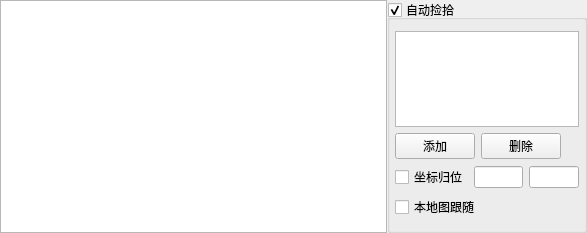
<?xml version="1.0" encoding="UTF-8"?>
<ui version="4.0">
 <class>GameItemsPosWgt</class>
 <widget class="QWidget" name="GameItemsPosWgt">
  <property name="geometry">
   <rect>
    <x>0</x>
    <y>0</y>
    <width>587</width>
    <height>233</height>
   </rect>
  </property>
  <property name="windowTitle">
   <string>GameItemsPosWgt</string>
  </property>
  <layout class="QHBoxLayout" name="horizontalLayout_2">
   <property name="spacing">
    <number>0</number>
   </property>
   <property name="leftMargin">
    <number>0</number>
   </property>
   <property name="topMargin">
    <number>0</number>
   </property>
   <property name="rightMargin">
    <number>0</number>
   </property>
   <property name="bottomMargin">
    <number>0</number>
   </property>
   <item>
    <widget class="QTableWidget" name="tableWidget"/>
   </item>
   <item>
    <widget class="QGroupBox" name="groupBox">
     <property name="maximumSize">
      <size>
       <width>200</width>
       <height>16777215</height>
      </size>
     </property>
     <property name="title">
      <string>自动捡拾</string>
     </property>
     <property name="checkable">
      <bool>true</bool>
     </property>
     <layout class="QVBoxLayout" name="verticalLayout">
      <property name="leftMargin">
       <number>5</number>
      </property>
      <property name="rightMargin">
       <number>5</number>
      </property>
      <item>
       <widget class="QListWidget" name="listWidget"/>
      </item>
      <item>
       <layout class="QHBoxLayout" name="horizontalLayout">
        <item>
         <widget class="QPushButton" name="pushButton_add">
          <property name="text">
           <string>添加</string>
          </property>
         </widget>
        </item>
        <item>
         <widget class="QPushButton" name="pushButton_del">
          <property name="text">
           <string>删除</string>
          </property>
         </widget>
        </item>
        <item>
         <spacer name="horizontalSpacer_2">
          <property name="orientation">
           <enum>Qt::Horizontal</enum>
          </property>
          <property name="sizeHint" stdset="0">
           <size>
            <width>40</width>
            <height>20</height>
           </size>
          </property>
         </spacer>
        </item>
       </layout>
      </item>
      <item>
       <layout class="QHBoxLayout" name="horizontalLayout_3">
        <item>
         <widget class="QCheckBox" name="checkBox_fixedPoint">
          <property name="text">
           <string>坐标归位</string>
          </property>
         </widget>
        </item>
        <item>
         <widget class="QLineEdit" name="lineEdit_east"/>
        </item>
        <item>
         <widget class="QLineEdit" name="lineEdit_south"/>
        </item>
        <item>
         <spacer name="horizontalSpacer">
          <property name="orientation">
           <enum>Qt::Horizontal</enum>
          </property>
          <property name="sizeHint" stdset="0">
           <size>
            <width>40</width>
            <height>20</height>
           </size>
          </property>
         </spacer>
        </item>
       </layout>
      </item>
      <item>
       <widget class="QCheckBox" name="checkBox_follow">
        <property name="text">
         <string>本地图跟随</string>
        </property>
       </widget>
      </item>
     </layout>
    </widget>
   </item>
  </layout>
 </widget>
 <layoutdefault spacing="6" margin="11"/>
 <resources/>
 <connections/>
</ui>
